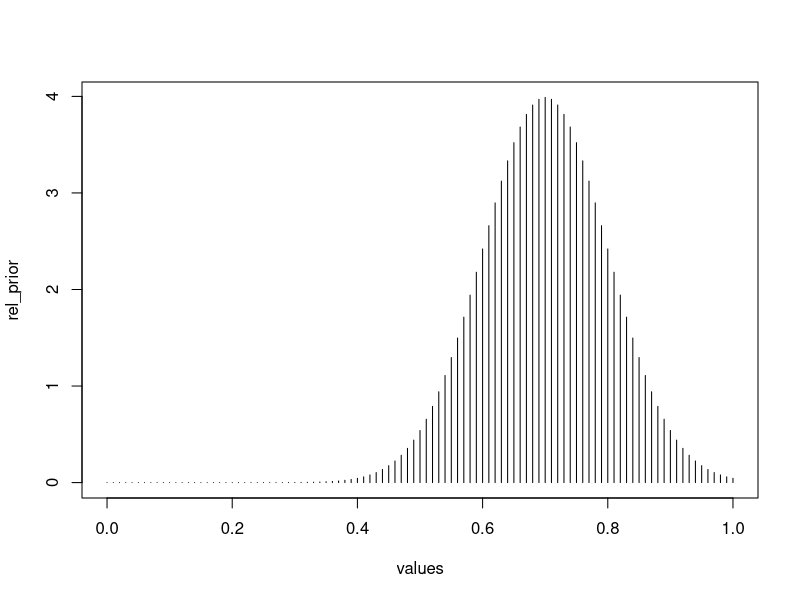
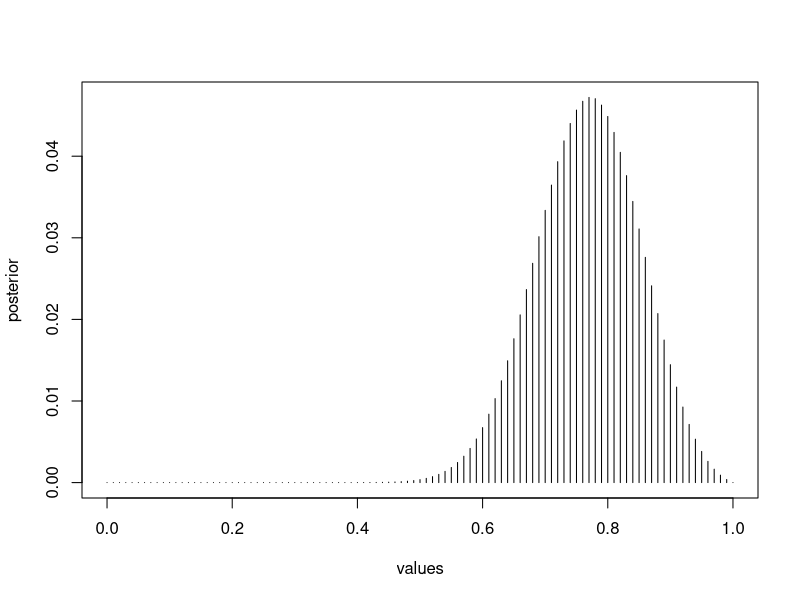
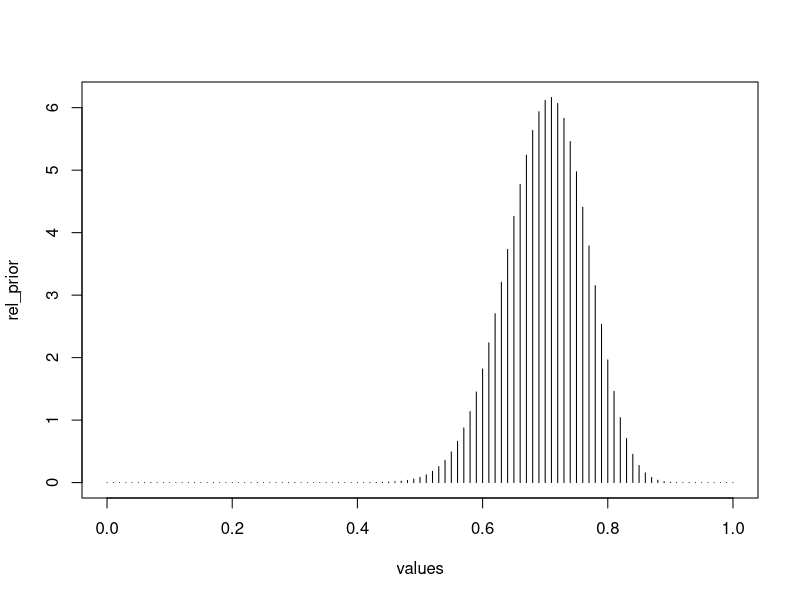
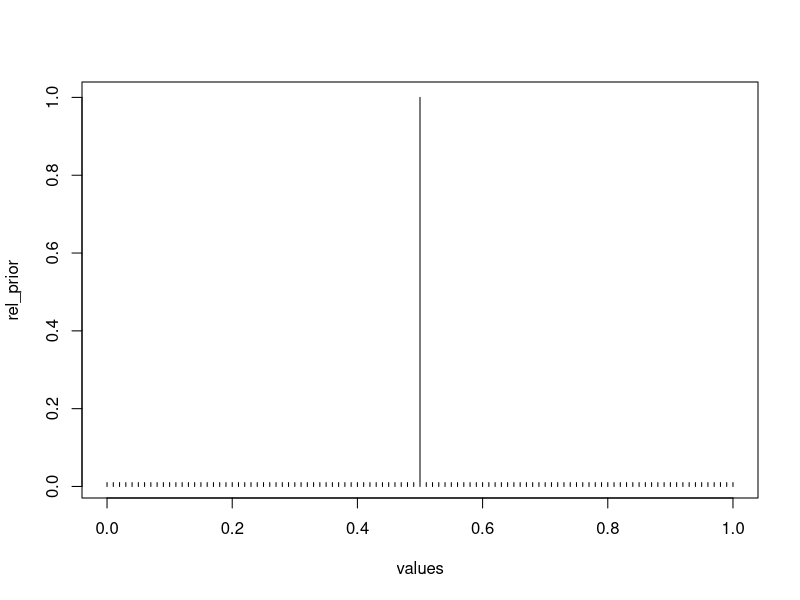
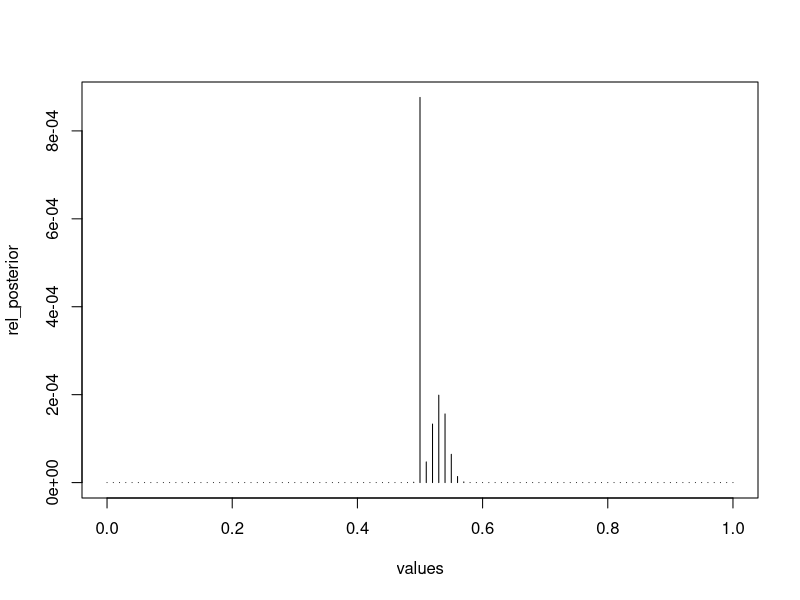

R code for these plots, in order:
# barrels of coins
# 50% fair coins
# 25% come up heads 40% of the time
# 25% come up heads 60% of the time

values = c(0.4, 0.5, 0.6)
rel_prior = c(1, 2, 1)

# flip 50 coins and 50 of them are heads

rel_lik = 
  dbinom(30, 50, prob = values)

rel_posterior = rel_prior * rel_lik

rel_posterior/sum(rel_posterior)

# next toss

sum(rel_posterior*values)/sum(rel_posterior)

# if you had started with 80% fair coins, 
# 10% coins that comes up heads 60% of the time
# and 10% coins that come up heads 40% of the time
# and then flipped 55 heads in 100 tosses, 
# what is the chance of heads on your next toss.


#######

values = seq(0, 1, 0.01)
rel_prior = dnorm(values, mean=0.7, sd=0.1)

sum(rel_prior*values)/sum(rel_prior)

plot(values, rel_prior, type="h")

# shooter makes 9 of 10 free throws

rel_lik = 
  dbinom(9, 10, prob = values)

rel_posterior = rel_prior * rel_lik

posterior = rel_posterior/sum(rel_posterior)

plot(values, posterior, type="h")

sum(rel_posterior*values)/sum(rel_posterior)

### better prior
# https://rdrr.io/cran/dampack/man/beta_params.html
rel_prior = dbeta(values, shape1=35, shape2=15)
plot(values, rel_prior, type="h")

# find the expected shooting percentage if a player makes
# 90 of 100 shots

rel_lik = 
  dbinom(90, 100, prob = values)

# plot the distribution, comments on it and
# write the expected shooting percentage


# Bem

values = seq(0, 1, 0.01)
rel_prior = ifelse(values==0.5, 1, 0.01)

rel_prior[values==0.5]/sum(rel_prior)


sum(rel_prior) # half chance of 0.5 exactly

rel_lik = 
  dbinom(850, 1600, prob = values)

rel_posterior = rel_prior * rel_lik

plot(values, rel_prior, type="h")
plot(values, rel_posterior, type="h")

rel_posterior[values==0.5]/sum(rel_posterior)

sum(values*rel_posterior)/sum(rel_posterior)

# devise your own ESP prior, 
# how do Bem's results alter your beliefs?